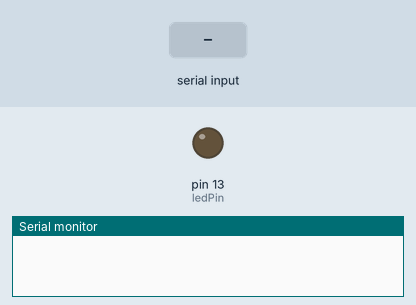
The sketch below on a simulated Arduino Uno, built with avr-gcc and run on an emulated ATmega328P. On the bench: output pins drawn as LEDs (lit = HIGH), the last lines printed to the serial monitor. Dashed ring = blinking. The inputs (shaded band) are chosen by the test bench.

Above: at 1.2 s.
1.3 s: "90,45\n" received over Serial
At 1.8 s:
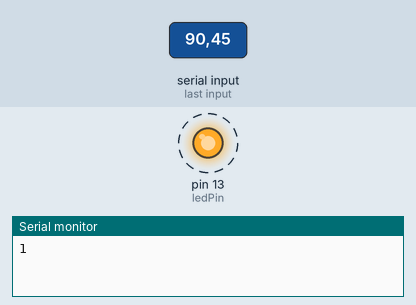
Timing chart, 0 to 9.8 s (numbered marks = the images above; inputs shaded):
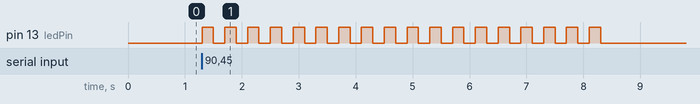

Measured:
- after the input at 1.3 s, pin 13 (ledPin): alternates HIGH for 0.20 s and LOW for 0.20 s, 36 changes in all, then stays LOW, starting at once

The sketch:

ExSerial5.ino
```cpp
const int ledPin = 13;  // 출력할 핀 번호
int blinkNumber = 0;


void setup() {
  Serial.begin(9600);
  pinMode(ledPin,OUTPUT);
}

void loop() {
  int count = 0;

  if(Serial.available()){
    char val = Serial.read();

    if(isDigit(val)){ // 입력받은 수가 10진수 맞는가. 0~9
      blinkNumber = (val - '0');
    }
  }
  for(int i = 0; i < blinkNumber; ++i){
    ++count;
    digitalWrite(ledPin,HIGH);
    delay(200);
    digitalWrite(ledPin,LOW);
    delay(200);

    Serial.println(count);
  }
  blinkNumber = 0;  // 다시 초기화
}
```
